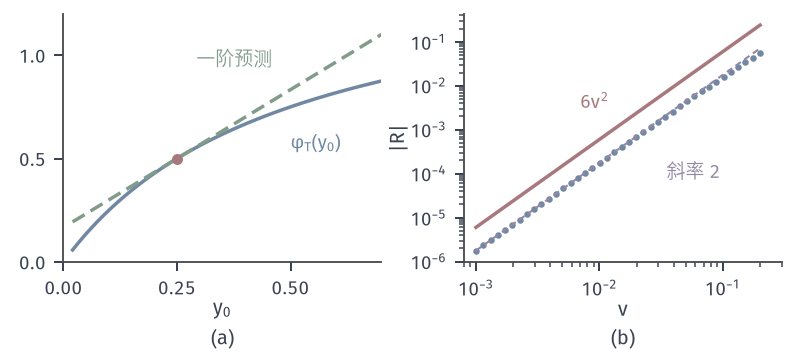

Source code (Python):
from pathlib import Path
import sys
sys.path.insert(0, str(Path(__file__).resolve().parents[1]/"odesens-common"))
from common import *
HERE = Path(__file__).resolve().parent
# 目标：logistic，x0=1/4，T=ln3：一阶预测 1/2+(4/3)v 与余项的二阶衰减，以及余项界 6v^2。
fig, axes = figure(width_mm=112, height_mm=50, ncols=2)
panel(fig, .08, .985, .96, .26, .26)
T = np.log(3); x0 = .25; phi = lambda y: logistic(T, y)
ax = axes[0]; y = np.linspace(.02, .7, 400); ax.plot(y, phi(y), color=BLUE, lw=1.4); ax.plot(y, .5+4/3*(y-x0), color=GREEN, lw=1.4, ls=(0, (4, 2)))
ax.plot([x0], [.5], 'o', ms=4.4, color=RED, mew=0, zorder=5)
ax.text(.5, .62, '$\\varphi_T(y_0)$', color=BLUE, fontsize=7.5, va='top', ha='left'); ax.text(.46, .95, '一阶预测', color=GREEN, fontsize=7.5, ha='right')
ax.set_xlim(0, .7); ax.set_ylim(0, 1.2); ax.set_xticks([0, .25, .5]); ax.set_yticks([0, .5, 1]); ax.set_xlabel('$y_0$', labelpad=0)
ax = axes[1]; v = np.logspace(-3, np.log10(.2), 40); R = np.abs(phi(x0+v)-.5-4/3*v)
ax.loglog(v, R, 'o', ms=2.6, color=BLUE, mew=0); ax.loglog(v, 6*v**2, color=RED, lw=1.4); ax.loglog(v, R[0]/v[0]**2*v**2, color=PURPLE, lw=.85, ls=(0, (3, 2)))
ax.text(.012, 3e-3, '$6v^2$', color=RED, fontsize=7.5, ha='right'); ax.text(.035, 8e-5, '斜率 2', color=PURPLE, fontsize=7.5, ha='left')
ax.set_xlim(8e-4, .3); ax.set_xlabel('$v$', labelpad=0); ax.set_ylabel('$|R|$', labelpad=1)
tags(fig, axes)
save(fig, HERE, 'figure', {'x0': x0, 'T': 'ln 3', 'S': 4/3, 'R(+.1)': float(phi(.35)-.5-4/3*.1), 'R(-.1)': float(phi(.15)-.5+4/3*.1)})
